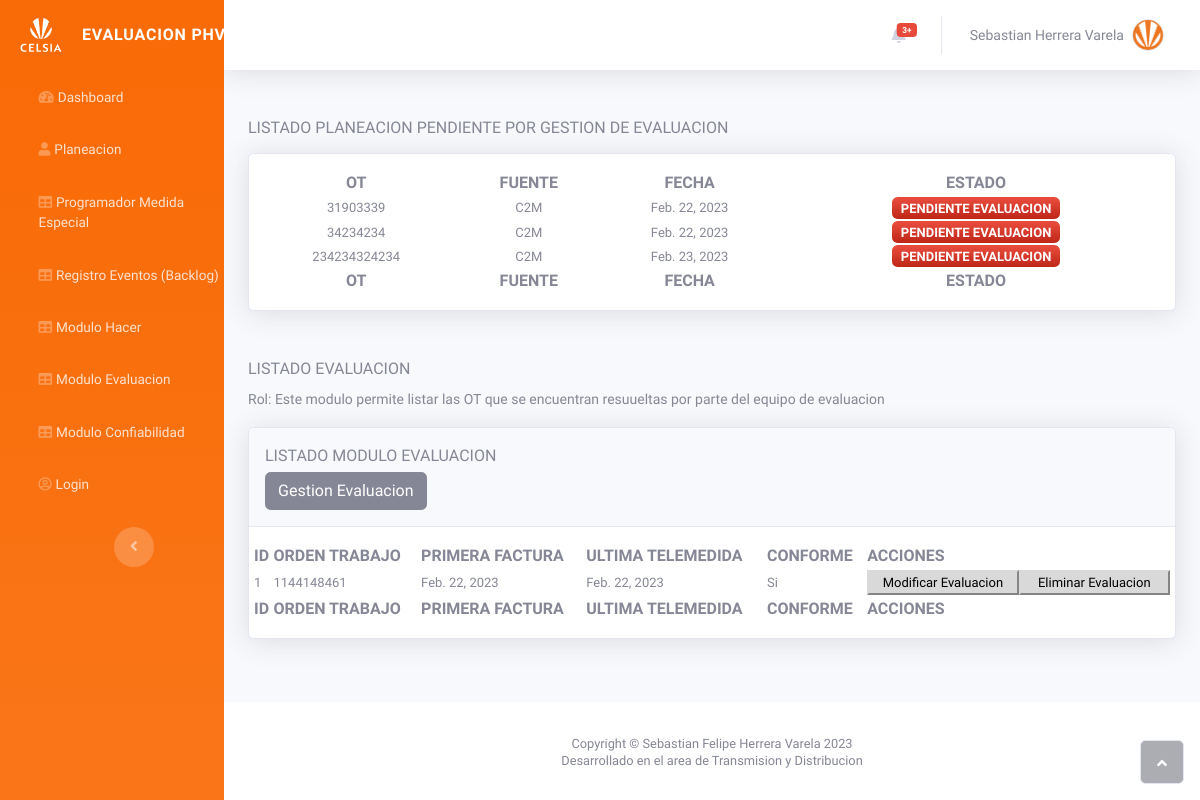
Page /evaluacion/ (signed in) on the earlier database version.
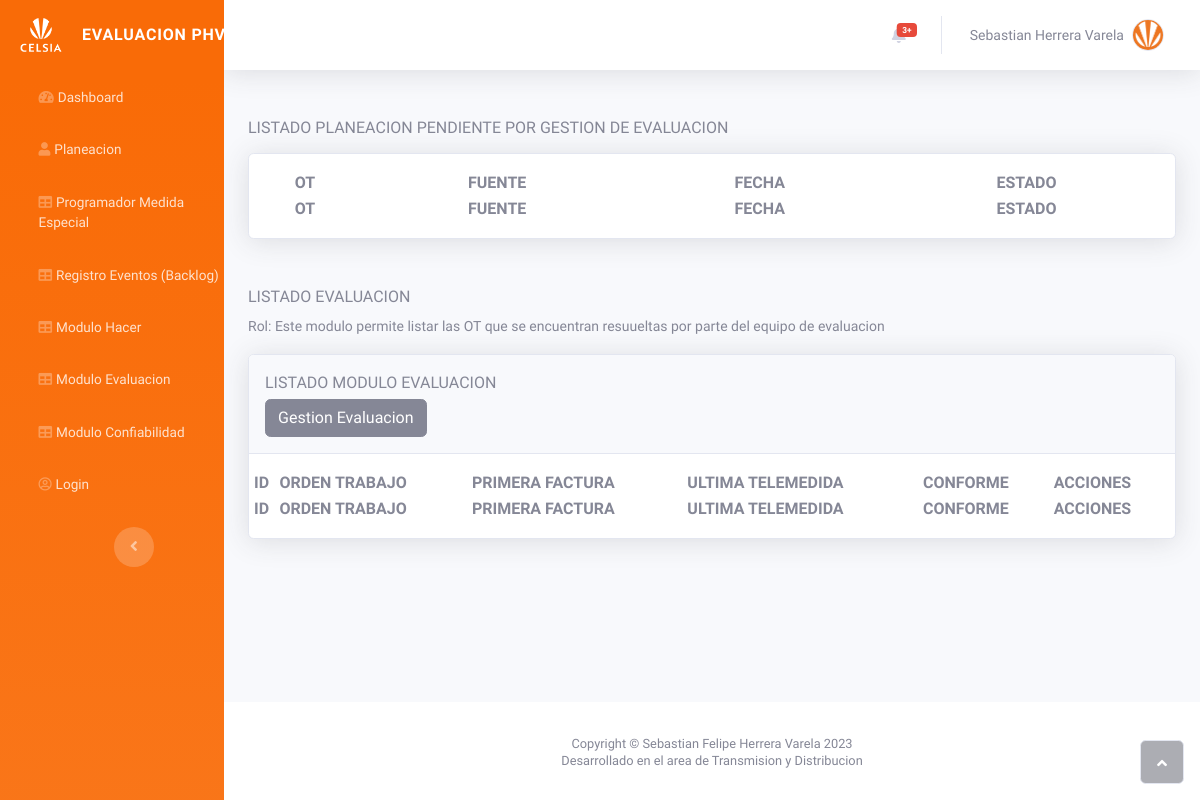
Same page on the later database version.
### planeacion/models.py (models this page shows, shortened)
class Planeacion(models.Model):
    orden_trabajo = models.CharField(max_length=20, primary_key=True)
    fuente = models.CharField(max_length=20)
    contrata = models.CharField(max_length=20)
    fecha_programacion = models.DateField()
    estado = models.CharField(max_length=40)
    class Meta:
        verbose_name = 'Planeacion'
        verbose_name_plural = 'Modulo Planeacion'
    def __str__(self):
        return str(self.orden_trabajo)

class Evaluacion(models.Model):
    orden_trabajo = models.ForeignKey(Planeacion,  on_delete=models.CASCADE)
    primera_factura = models.DateField()
    ultima_telemedida = models.DateField()
    conforme = models.CharField(max_length=150)
    class Meta:
        verbose_name = 'Evaluacion'
        verbose_name_plural = 'Modulo Evaluacion'

### planeacion/views.py (the view)
# urls.py: path("evaluacion/", views.list_evaluacion, name="evaluacion"),
@login_required
def list_evaluacion(request):
    data = Planeacion.objects.filter(estado="PENDIENTE EVALUACION")
    data_evaluacion = Evaluacion.objects.all()
    return render(request, "evaluacion/listar_evaluacion.html", {"data": data, "data_evaluacion": data_evaluacion})

### planeacion/templates/evaluacion/listar_evaluacion.html (shortened to what the changed rows need)
{% extends 'base.html' %}
{% block content %}
  <div class="container-fluid mt-5">
    <div class="card shadow mt-3">
      <div class="card-body">
        <div class="row">
          <table id="sebastian" class="display responsive nowrap" style="width: 100%">
            <thead>
              <tr>
                <th class="text-uppercase text-center">OT</th>
                <th class="text-uppercase text-center">Fuente</th>
                <th class="text-uppercase text-center">Fecha</th>
                <th class="text-uppercase text-center">Estado</th>
              </tr>
            </thead>
            <tbody>
              {% for info in data %}
                <tr>
                  <td class="text-capitalcase text-center">{{ info.orden_trabajo }}</td>
                  <td class="text-capitalcase text-center">{{ info.fuente }}</td>
                  <td class="text-capitalcase text-center">{{ info.fecha_programacion }}</td>
                  <td class="text-capitalcase text-center">
                    <span class="text-capitalcase badge bg-gradient-danger text-center">{{ info.estado }}</span>
                  </td>
                </tr>
              {% endfor %}
            </tbody>
            <tfoot>
              <tr>
                <th class="text-uppercase text-center">OT</th>
                <th class="text-uppercase text-center">Fuente</th>
                <th class="text-uppercase text-center">Fecha</th>
                <th class="text-uppercase text-center">Estado</th>
              </tr>
            </tfoot>
          </table>
        </div>
      </div>
    </div>
  </div>
  <div class="container-fluid mt-5">
    <div class="card shadow mt-3">
      <div class="card-body">
        <div class="row">
          <table id="evaluacion" class="display responsive nowrap" style="width: 100%">
            <thead>
              <tr>
                <th class="text-uppercase">ID</th>
                <th class="text-uppercase">Orden Trabajo</th>
                <th class="text-uppercase">Primera Factura</th>
                <th class="text-uppercase">Ultima Telemedida</th>
                <th class="text-uppercase">Conforme</th>
                <th class="text-uppercase">Acciones</th>
             </tr>
            </thead>
            <tbody>
              {% for info in data_evaluacion %}
                <tr>
                  <td class="text-capitalcase">{{ info.pk }}</td>
                  <td class="text-capitalcase">{{ info.orden_trabajo }}</td>
                  <td class="text-capitalcase">{{ info.primera_factura }}</td>
                  <td class="text-capitalcase">{{ info.ultima_telemedida }}</td>
                  <td class="text-capitalcase">{{ info.conforme }}</td>
                  <td>
                    <div class="contenedorBotones">
                      <button class="btn-primary botonesFormularios">Modificar Evaluacion</button>
                      <button class="btn-primary botonesFormularios"  type="button">Eliminar Evaluacion</button>
                    </div>
                  </td>
                </tr>
              {% endfor %}
            </tbody>
            <tfoot>
            <tr>
              <th class="text-uppercase">ID</th>
                <th class="text-uppercase">Orden Trabajo</th>
                <th class="text-uppercase">Primera Factura</th>
                <th class="text-uppercase">Ultima Telemedida</th>
                <th class="text-uppercase">Conforme</th>
                <th class="text-uppercase">Acciones</th>
            </tr>
            </tfoot>
          </table>
        </div>
      </div>
    </div>
  </div>
{% endblock content %}

Differences in the rows shown:
removed Planeacion: orden_trabajo "31903339", fuente "C2M", fecha_programacion "Feb. 22, 2023", estado "PENDIENTE EVALUACION"
removed Planeacion: orden_trabajo "34234234", fuente "C2M", fecha_programacion "Feb. 22, 2023", estado "PENDIENTE EVALUACION"
removed Planeacion: orden_trabajo "234234324234", fuente "C2M", fecha_programacion "Feb. 23, 2023", estado "PENDIENTE EVALUACION"
removed Evaluacion: pk "1", orden_trabajo "1144148461", primera_factura "Feb. 22, 2023", ultima_telemedida "Feb. 22, 2023", conforme "Si"
